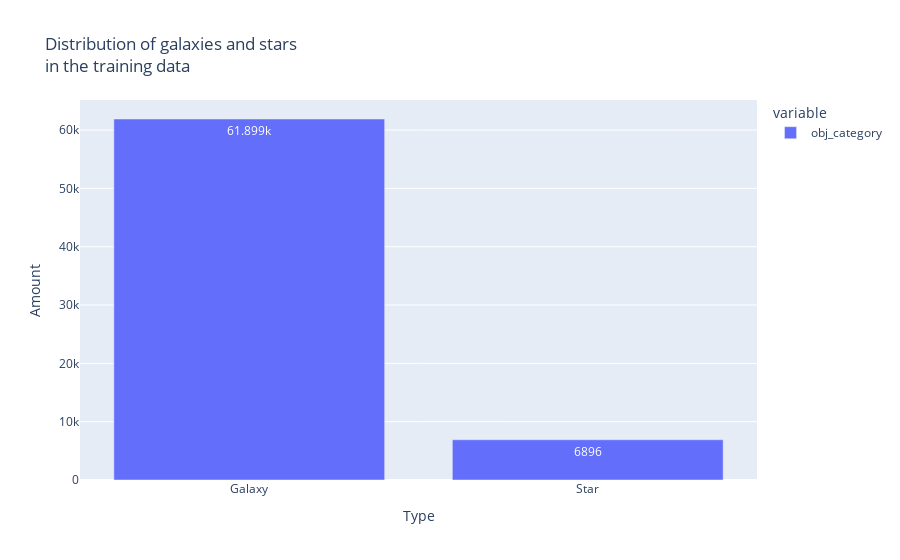

Notebook code cell kept with this figure:
### Code cell
train_ps.obj_category.value_counts().plot.bar(
    title="Distribution of galaxies and stars <br>in the training data",
    text_auto=True,
    labels=dict(index="Type", value="Amount"),
)

### Figure 1 — Plotly figure (JSON) as saved in the notebook; plotly's stock layout.template omitted (floating-point values rounded to 4 significant figures)
{"data": [{"alignmentgroup": "True", "hovertemplate": "variable=obj_category<br>Type=%{x}<br>Amount=%{y}<extra></extra>", "legendgroup": "obj_category", "marker": {"color": "#636efa", "pattern": {"shape": ""}}, "name": "obj_category", "offsetgroup": "obj_category", "orientation": "v", "showlegend": true, "textposition": "auto", "texttemplate": "%{y}", "type": "bar", "x": ["Galaxy", "Star"], "xaxis": "x", "y": [61899, 6896], "yaxis": "y"}], "layout": {"autosize": true, "barmode": "relative", "legend": {"title": {"text": "variable"}, "tracegroupgap": 0}, "title": {"text": "Distribution of galaxies and stars <br>in the training data"}, "xaxis": {"anchor": "y", "autorange": true, "domain": [0, 1], "range": [-0.5, 1.5], "title": {"text": "Type"}, "type": "category"}, "yaxis": {"anchor": "x", "autorange": true, "domain": [0, 1], "range": [0, 65160.0], "title": {"text": "Amount"}, "type": "linear"}}}
